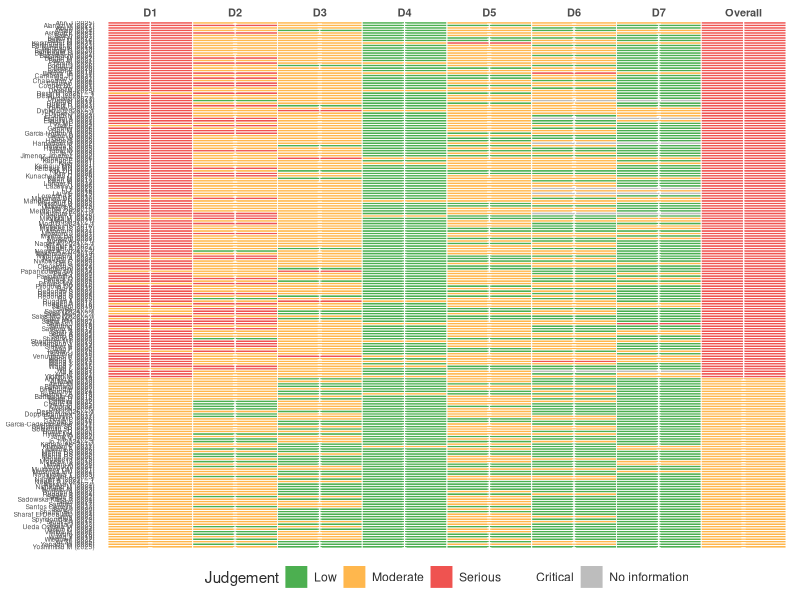
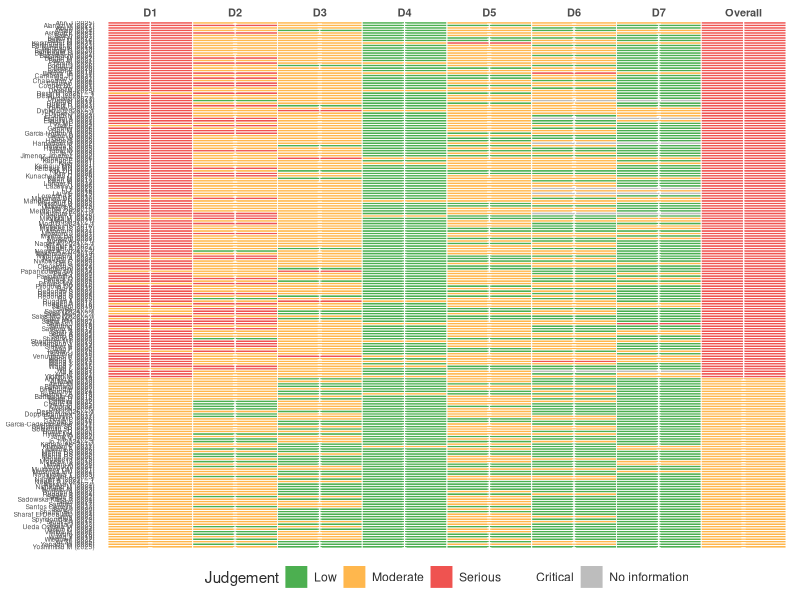
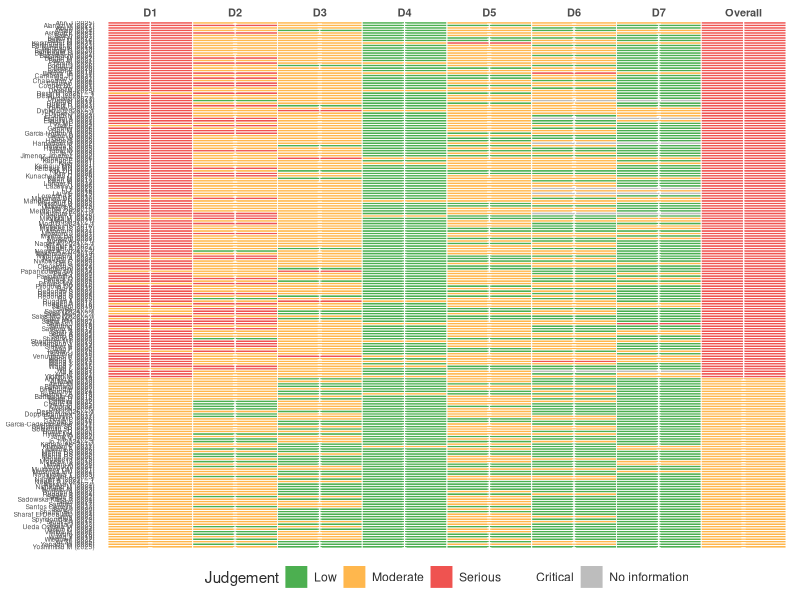
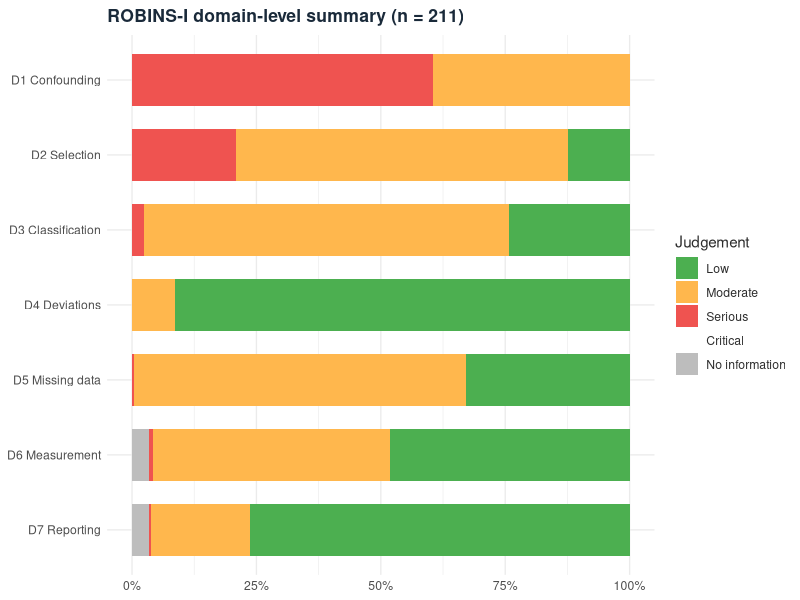
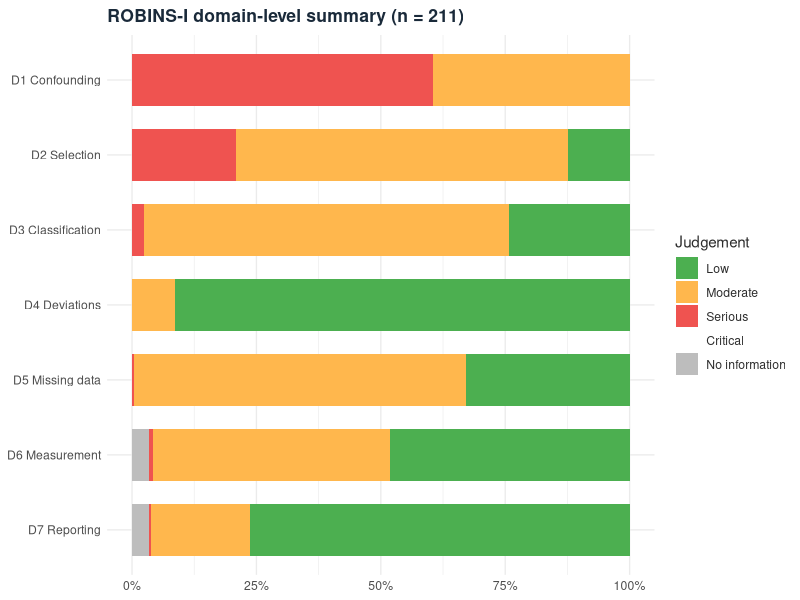
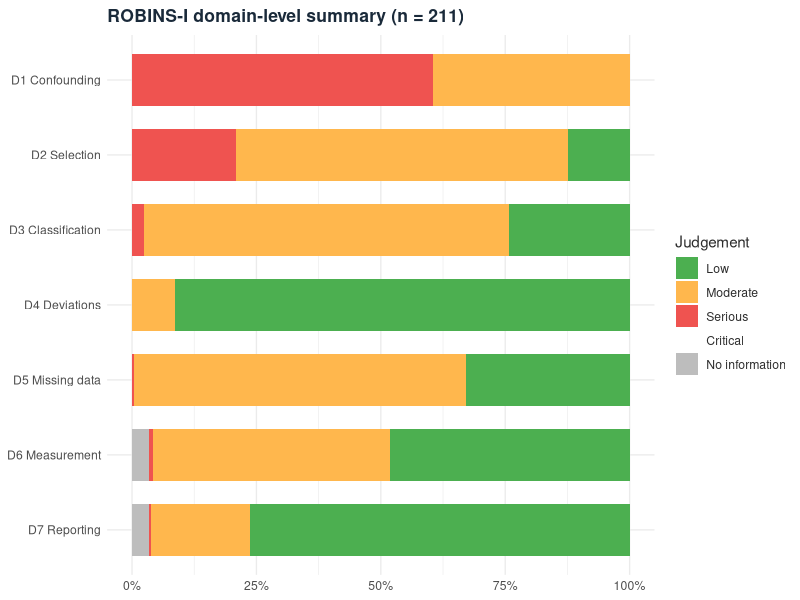

Write R code to recreate these figures, in order.
# Regenerate the ROBINS-I appendix figures on the settled 211-study denominator.
#
# The vendored figures came from the analysis-repo draft, which plotted all
# 227 ROBINS-I rows (including the 16 single-arm descriptive studies), while
# the S5 table and the revised text use the 211 comparative observational
# studies. This script rebuilds FigureS5a (traffic light) and FigureS5b
# (domain summary) from data/rob.csv on the 211-study denominator, with the
# same styling as the originals. Studies without a recorded domain judgement
# (the same 7 studies missing D6/D7) are shown as "No information" cells, so
# the 204-row completeness gap is visible rather than hidden.
#
# Overwrites figures/FigureS5a_ROBINS_traffic_light.{png,pdf,svg} and
# figures/FigureS5b_ROBINS_domain_summary.{png,pdf,svg}.

suppressPackageStartupMessages({
  library(tidyverse)
})

rob <- read_csv("data/rob.csv", show_col_types = FALSE)
studies <- read_csv("data/studies.csv", show_col_types = FALSE)

robins <- rob |>
  filter(rob_tool == "ROBINS-I") |>
  left_join(studies |> select(study_id, first_author, pub_year, study_design),
            by = "study_id") |>
  filter(study_design != "single_arm_descriptive_excluded")
stopifnot(n_distinct(robins$study_id) == 210)

domain_cols <- c("d1", "d2", "d3", "d4", "d5", "d6", "d7")
judgement_colours <- c("low" = "#4CAF50", "moderate" = "#FFB74D",
                       "serious" = "#EF5350", "critical" = "#B71C1C",
                       "NI" = "#BDBDBD")
judgement_symbols <- c("low" = "+", "moderate" = "−", "serious" = "!",
                       "critical" = "×", "NI" = "?")

theme_jama <- function(base_size = 11) {
  theme_minimal(base_size = base_size) %+replace%
    theme(
      text = element_text(family = "sans", colour = "#2d2d2d"),
      plot.title = element_text(size = rel(1.15), face = "bold",
                                colour = "#1a2a3a", hjust = 0,
                                margin = margin(b = 8)),
      plot.subtitle = element_text(size = rel(0.9), colour = "#6b7d8d",
                                   hjust = 0, margin = margin(b = 10))
    )
}

save_fig <- function(plot, name, width, height, dpi = 300) {
  ggsave(file.path("figures", paste0(name, ".png")), plot,
         width = width, height = height, dpi = dpi, bg = "white")
  ggsave(file.path("figures", paste0(name, ".pdf")), plot,
         width = width, height = height)
  ggsave(file.path("figures", paste0(name, ".svg")), plot,
         width = width, height = height)
}

# ── Figure S5a: traffic light (one row per study) ─────────────────────────
traffic_long <- robins |>
  select(rob_id, study_id, all_of(domain_cols), overall_judgement,
         first_author, pub_year) |>
  rename(Overall = overall_judgement) |>
  mutate(slab = paste0(first_author, " (", pub_year, ")"),
         slab = make.unique(slab, sep = " – ")) |>
  select(rob_id, slab, all_of(domain_cols), Overall) |>
  pivot_longer(cols = c(all_of(domain_cols), "Overall"),
               names_to = "domain", values_to = "judgement") |>
  mutate(
    domain = factor(domain, levels = c(domain_cols, "Overall"),
                    labels = c("D1", "D2", "D3", "D4", "D5", "D6", "D7",
                               "Overall")),
    judgement = ifelse(is.na(judgement) | judgement == "", "NI", judgement),
    judgement = factor(judgement,
                       levels = c("low", "moderate", "serious", "critical",
                                  "NI")),
    symbol = judgement_symbols[as.character(judgement)]
  )

# Order rows by overall-judgement severity, "No information" just behind
# critical, alphabetical within each group (matches the original).
severity_rank <- c("critical" = 1, "serious" = 2, "NI" = 3, "moderate" = 4,
                   "low" = 5)
study_order <- traffic_long |>
  filter(domain == "Overall") |>
  distinct(slab, judgement) |>
  mutate(rank = severity_rank[as.character(judgement)]) |>
  arrange(rank, slab)
traffic_long$slab <- factor(traffic_long$slab,
                            levels = rev(study_order$slab))

fig_s5a <- ggplot(traffic_long, aes(x = domain, y = slab, fill = judgement)) +
  geom_tile(colour = "white", linewidth = 0.3) +
  geom_text(aes(label = symbol), size = 2.2, colour = "white",
            fontface = "bold") +
  scale_fill_manual(values = judgement_colours, name = "Judgement",
                    drop = FALSE,
                    labels = c("Low", "Moderate", "Serious", "Critical",
                               "No information")) +
  scale_x_discrete(position = "top") +
  labs(x = NULL, y = NULL) +
  theme_jama(base_size = 8) +
  theme(
    axis.text.y = element_text(size = rel(0.55)),
    axis.text.x = element_text(size = rel(0.9), face = "bold"),
    panel.grid = element_blank(),
    legend.position = "bottom"
  )
save_fig(fig_s5a, "FigureS5a_ROBINS_traffic_light", width = 8, height = 30)

# ── Figure S5b: domain-level summary ──────────────────────────────────────
summary_long <- robins |>
  select(rob_id, all_of(domain_cols)) |>
  pivot_longer(all_of(domain_cols), names_to = "domain",
               values_to = "judgement") |>
  mutate(judgement = ifelse(is.na(judgement) | judgement == "", "NI",
                            judgement)) |>
  count(domain, judgement) |>
  mutate(
    domain = factor(domain, levels = domain_cols,
                    labels = c("D1 Confounding", "D2 Selection",
                               "D3 Classification", "D4 Deviations",
                               "D5 Missing data", "D6 Measurement",
                               "D7 Reporting")),
    judgement = factor(judgement,
                       levels = c("low", "moderate", "serious", "critical",
                                  "NI"))
  )

fig_s5b <- ggplot(summary_long, aes(x = n, y = fct_rev(domain),
                                    fill = judgement)) +
  geom_col(position = "fill", width = 0.7) +
  scale_fill_manual(values = judgement_colours, name = "Judgement",
                    drop = FALSE,
                    labels = c("Low", "Moderate", "Serious", "Critical",
                               "No information")) +
  scale_x_continuous(labels = scales::percent) +
  labs(x = NULL, y = NULL,
       title = "ROBINS-I domain-level summary (n = 211)") +
  theme_jama(base_size = 10)
save_fig(fig_s5b, "FigureS5b_ROBINS_domain_summary", width = 8, height = 4)

cat("regenerated FigureS5a/S5b on n =", n_distinct(robins$study_id),
    "studies; NI cells:", sum(traffic_long$judgement == "NI"), "\n")
